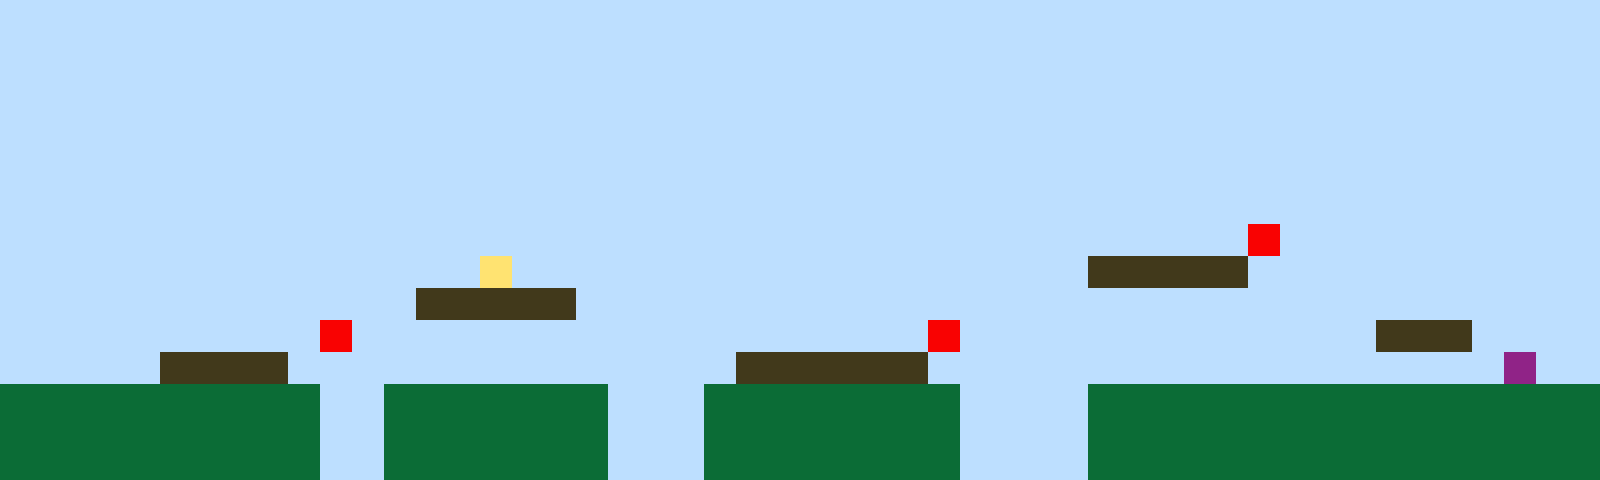

A 2D game scene composited from a Tiled map and its tileset images. What follows is a short description and the map's XML, with every tile layer's data as written:
An orthogonal 50x15 tile map with 32x32 px tiles, 1 tile layer (Tile Layer 1).

<map version="1.10" tiledversion="1.11.2" orientation="orthogonal" renderorder="right-up" width="50" height="15" tilewidth="32" tileheight="32" infinite="0" nextlayerid="2" nextobjectid="1"><editorsettings><export target="map1.csv" format="csv" /></editorsettings><tileset firstgid="1" name="sprites" tilewidth="32" tileheight="32" tilecount="6" columns="3"><image source="sprites.png" width="96" height="64" /></tileset><layer id="1" name="Tile Layer 1" width="50" height="15"><data encoding="csv">1,1,1,1,1,1,1,1,1,1,1,1,1,1,1,1,1,1,1,1,1,1,1,1,1,1,1,1,1,1,1,1,1,1,1,1,1,1,1,1,1,1,1,1,1,1,1,1,1,1,1,1,1,1,1,1,1,1,1,1,1,1,1,1,1,1,1,1,1,1,1,1,1,1,1,1,1,1,1,1,1,1,1,1,1,1,1,1,1,1,1,1,1,1,1,1,1,1,1,1,1,1,1,1,1,1,1,1,1,1,1,1,1,1,1,1,1,1,1,1,1,1,1,1,1,1,1,1,1,1,1,1,1,1,1,1,1,1,1,1,1,1,1,1,1,1,1,1,1,1,1,1,1,1,1,1,1,1,1,1,1,1,1,1,1,1,1,1,1,1,1,1,1,1,1,1,1,1,1,1,1,1,1,1,1,1,1,1,1,1,1,1,1,1,1,1,1,1,1,1,1,1,1,1,1,1,1,1,1,1,1,1,1,1,1,1,1,1,1,1,1,1,1,1,1,1,1,1,1,1,1,1,1,1,1,1,1,1,1,1,1,1,1,1,1,1,1,1,1,1,1,1,1,1,1,1,1,1,1,1,1,1,1,1,1,1,1,1,1,1,1,1,1,1,1,1,1,1,1,1,1,1,1,1,1,1,1,1,1,1,1,1,1,1,1,1,1,1,1,1,1,1,1,1,1,1,1,1,1,1,1,1,1,1,1,1,1,1,1,1,1,1,1,1,1,1,1,1,1,1,1,1,1,1,1,1,1,1,1,1,1,1,1,1,1,1,1,1,1,1,1,1,1,1,1,1,1,1,1,1,1,1,1,1,1,1,1,1,1,1,1,1,1,1,1,1,1,1,1,1,1,1,1,1,1,1,1,1,1,5,1,1,1,1,1,1,1,1,1,1,1,1,1,1,1,1,1,1,1,1,1,1,1,1,1,4,1,1,1,1,1,1,1,1,1,1,1,1,1,1,1,1,1,1,3,3,3,3,3,1,1,1,1,1,1,1,1,1,1,1,1,1,1,1,1,1,1,1,1,1,1,1,1,3,3,3,3,3,1,1,1,1,1,1,1,1,1,1,1,1,1,1,1,1,1,1,1,1,1,1,1,1,1,1,1,1,1,1,1,1,1,1,1,1,1,1,1,1,1,1,5,1,1,1,1,1,1,1,1,1,1,1,1,1,1,1,1,1,1,5,1,1,1,1,1,1,1,1,1,1,1,1,1,3,3,3,1,1,1,1,1,1,1,1,1,3,3,3,3,1,1,1,1,1,1,1,1,1,1,1,1,1,1,3,3,3,3,3,3,1,1,1,1,1,1,1,1,1,1,1,1,1,1,1,1,1,1,6,1,1,2,2,2,2,2,2,2,2,2,2,1,1,2,2,2,2,2,2,2,1,1,1,2,2,2,2,2,2,2,2,1,1,1,1,2,2,2,2,2,2,2,2,2,2,2,2,2,2,2,2,2,2,2,2,2,2,2,2,2,2,1,1,2,2,2,2,2,2,2,1,1,1,2,2,2,2,2,2,2,2,1,1,1,1,2,2,2,2,2,2,2,2,2,2,2,2,2,2,2,2,2,2,2,2,2,2,2,2,2,2,1,1,2,2,2,2,2,2,2,1,1,1,2,2,2,2,2,2,2,2,1,1,1,1,2,2,2,2,2,2,2,2,2,2,2,2,2,2,2,2</data></layer></map>
